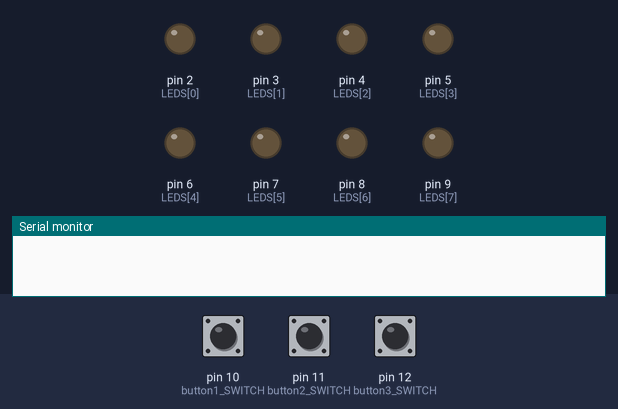
The sketch below on a simulated Arduino Uno, built with avr-gcc and run on an emulated ATmega328P. Parts: output pins drawn as LEDs (lit = HIGH), the last lines printed to the serial monitor. Dashed ring = blinking. The inputs (shaded band) are chosen by the test bench; at power-on: pin 10 (button1_SWITCH) LOW, pin 12 (button3_SWITCH) LOW, pin 11 (button2_SWITCH) LOW.

Above: at 2.8 s.
2.9 s: pin 10 (button1_SWITCH) pulled HIGH for 1.2 s
At 4.4 s:
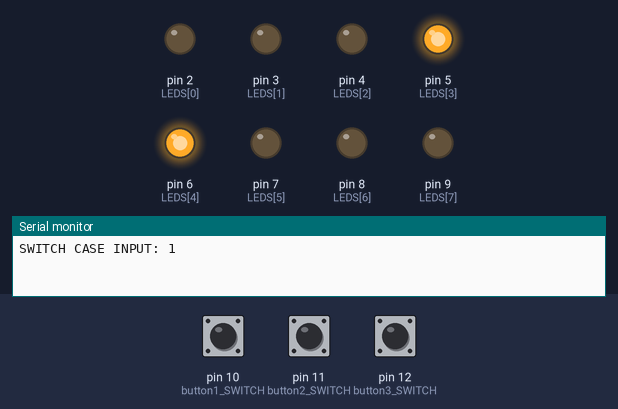
8.2 s: pin 12 (button3_SWITCH) pulled HIGH for 1.2 s
At 10.4 s:
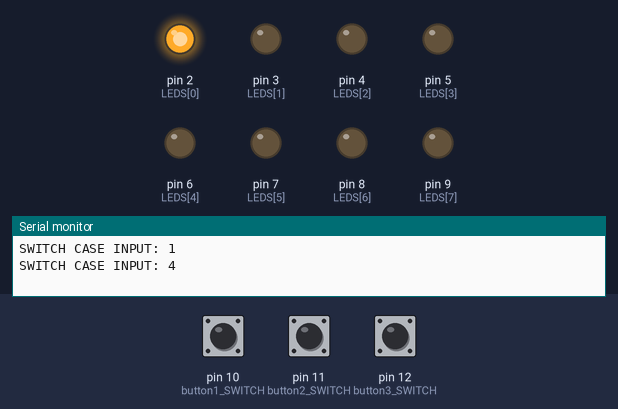
13.5 s: pin 10 (button1_SWITCH) driven HIGH and pin 12 (button3_SWITCH) driven HIGH
17.6 s: pin 10 (button1_SWITCH) driven LOW
At 20.4 s:
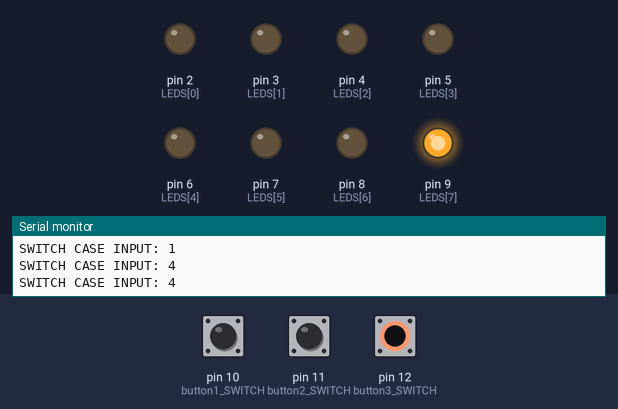
21.7 s: pin 10 (button1_SWITCH) driven HIGH
25.8 s: pin 12 (button3_SWITCH) driven LOW
At 26.4 s:
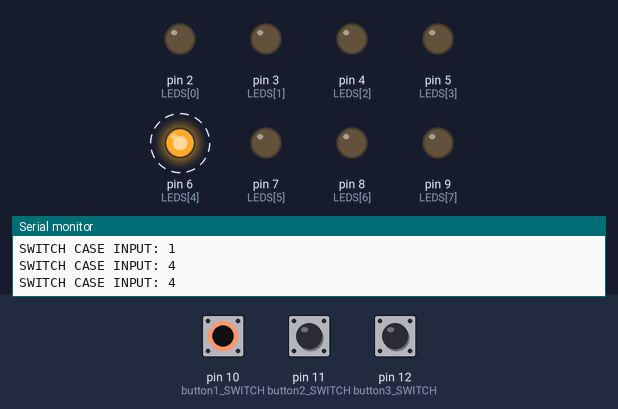
Timing chart, 0 to 30.9 s (numbered marks = the images above; inputs shaded):
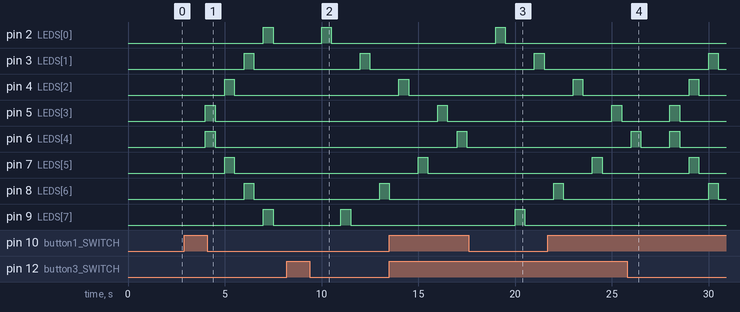

Measured:
- after the input at 2.9 s, pin 2 (LEDS[0]), pin 9 (LEDS[7]): LOW → HIGH after 4.1 s, → LOW 0.50 s later; pin 3 (LEDS[1]), pin 8 (LEDS[6]): LOW → HIGH after 3.1 s, → LOW 0.50 s later; pin 4 (LEDS[2]), pin 7 (LEDS[5]): LOW → HIGH after 2.1 s, → LOW 0.50 s later; pin 5 (LEDS[3]), pin 6 (LEDS[4]): LOW → HIGH after 1.1 s, → LOW 0.50 s later
- after the input at 8.2 s, pin 2 (LEDS[0]): LOW → HIGH after 1.8 s, → LOW 0.50 s later; pin 3 (LEDS[1]): LOW → HIGH after 3.8 s, → LOW 0.50 s later; pin 8 (LEDS[6]): LOW → HIGH after 4.8 s; pin 9 (LEDS[7]): LOW → HIGH after 2.8 s, → LOW 0.50 s later
- after the input at 17.6 s, pin 4 (LEDS[2]), pin 5 (LEDS[3]), pin 6 (LEDS[4]), pin 7 (LEDS[5]): stops changing and stays LOW; pin 8 (LEDS[6]): stays LOW (without the input it goes to HIGH after 2.0 s)
- after the input at 25.8 s, pin 2 (LEDS[0]): stays LOW (without the input it goes to HIGH after 2.2 s); pin 9 (LEDS[7]): stays LOW (without the input it goes to HIGH after 2.9 s)

The sketch:

PROG_6.ino
```cpp
// PROGRAM 6
int LEDS[8] = {2,3,4,5,6,7,8,9}; // pins for all
int i; // used for loops
int button1;
int button2;
int button3;
int button1_SWITCH = 10;
int button2_SWITCH = 11;
int button3_SWITCH = 12;

void setup() {
  Serial.begin(9600);
  pinMode(2, OUTPUT);     // pins for OUTPUT
  pinMode(3, OUTPUT);
  pinMode(4, OUTPUT);
  pinMode(5, OUTPUT);
  pinMode(6, OUTPUT);
  pinMode(7, OUTPUT);
  pinMode(8, OUTPUT);
  pinMode(9, OUTPUT);
  pinMode(10, INPUT);     // pins for SWITCH inputs
  pinMode(11, INPUT);
  pinMode(12, INPUT);
}

void loop() {
  button1 = digitalRead(button1_SWITCH);
  button2 = digitalRead(button2_SWITCH);
  button3 = digitalRead(button3_SWITCH);

  int inputs = binaryToDecimal(button1, button2, button3);
  delay(1000);

  // MAIN SWITCH CASES
  switch (inputs){
    case 0:
      off();
      break;
    case 1:
      serialOutput(inputs);
      case_1();
      break;
    case 2:
      serialOutput(inputs);
      case_2();
      break;
    case 3:
      serialOutput(inputs);
      case_3();
      break;
    case 4:
      serialOutput(inputs);
      case_4();
      break;
    default:
      Serial.print("INPUT OUT OF RANGE: ");
      Serial.println(inputs);
      Serial.println("RESET");
      case_5();
      delay(1000);
      break;
  }
}

// FUNCTIONS
void case_1(){
  for (i = 0; i<4; i++){
    doubleBlink(LEDS[3-i], LEDS[4+i]);
  }
}

void case_2(){
  for (i = 0; i<4; i++){
    doubleBlink(LEDS[i], LEDS[7-i]);
  }
}

void case_3(){
  for (i = 0; i<8; i = i+2){
    Blink(LEDS[i]);
  }
  for (i = 7; i>0; i = i-2){
    Blink(LEDS[i]);
  }
}

void case_4(){
  for (i=0; i<4; i++){
    Blink(LEDS[i]);
    Blink(LEDS[7-i]);
  }
}

void case_5(){
  for (i = 8; i>0; i--){
    for (int j = 0; j < i; j++){
      digitalWrite(LEDS[j], HIGH);
      delay(100);
    }
    off();
  }
}

// Binary to decimal converter
int binaryToDecimal(int SW1, int SW2, int SW3){
	int dec = 0;
	if (SW1 == 1)
		dec = dec + 1;
	if (SW2 == 1)
		dec = dec + 2;
	if (SW3 == 1)
		dec = dec + 4;
	return dec;
}

void Blink(int pin){
  digitalWrite(pin, HIGH);
  delay(500);
  digitalWrite(pin, LOW);
  delay(500);
}

void quickBlink(int pin){
  digitalWrite(pin, HIGH);
  delayMicroseconds(100);
  digitalWrite(pin, LOW);
  delayMicroseconds(100);
}

void doubleBlink(int forward_pin, int backward_pin){
  digitalWrite(forward_pin, HIGH);
  digitalWrite(backward_pin, HIGH);
  delay(500);
  digitalWrite(forward_pin, LOW);
  digitalWrite(backward_pin, LOW);
  delay(500);
}

void off(){
  digitalWrite(2, LOW);
  digitalWrite(3, LOW);
  digitalWrite(4, LOW);
  digitalWrite(5, LOW);
  digitalWrite(6, LOW);
  digitalWrite(7, LOW);
  digitalWrite(8, LOW);
  digitalWrite(9, LOW);
}

void serialOutput(int input){
  Serial.print("SWITCH CASE INPUT: ");
  Serial.println(input);
}
```
